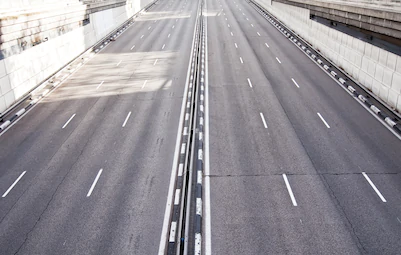
#> input picture data/road1.png, 401 x 255 px
$ jupyter execute 'L12_Hough Line Transform.ipynb'
#> lines starting #> are read from the running program, lines starting #| are printed output that depends on the picture; after the words box and inside, x2 and y2 are one past the last pixel; in counts of white or black regions, pixels touching at a corner belong together
[cell 1]
import numpy as np
import cv2
import matplotlib.pyplot as plt

[cell 2]
#HoughLines
img = cv2.imread('data/road1.png',1)
#> img is the input picture: shape (255, 401, 3); mean B, G, R 152.8, 147, 150.8
gray = cv2.imread('data/road1.png',0)
#> gray: shape (255, 401); min 0, max 255, mean 148.8
blur = cv2.GaussianBlur(gray,(5,5),0)
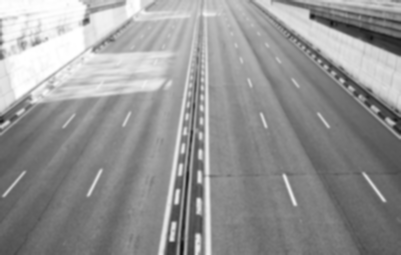
#> blur: shape (255, 401); min 21, max 255, mean 148.9
edges = cv2.Canny(blur, 50, 150, apertureSize=3)
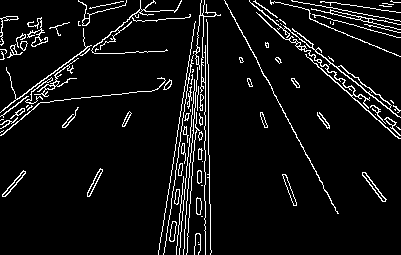
#> edges: shape (255, 401); 6.8% white in thin lines or dots
cv2.imshow('edges', edges)
lines = cv2.HoughLines(edges, 1, np.pi / 180, 200)
#> lines = [[-198, 2.65]]

for line in lines:
    rho,theta = line[0]
    a = np.cos(theta)
    b = np.sin(theta)
    x0 = a * rho
    y0 = b * rho
    # x1 stores the rounded off value of (r * cos(theta) - 1000 * sin(theta))
    x1 = int(x0 + 1000 * (-b))
    # y1 stores the rounded off value of (r * sin(theta)+ 1000 * cos(theta))
    y1 = int(y0 + 1000 * (a))
    # x2 stores the rounded off value of (r * cos(theta)+ 1000 * sin(theta))
    x2 = int(x0 - 1000 * (-b))
    # y2 stores the rounded off value of (r * sin(theta)- 1000 * cos(theta))
    y2 = int(y0 - 1000 * (a))
    cv2.line(img, (x1, y1), (x2, y2), (0, 0, 255), 2)
#> this loop made 1 pass
#> (rho, theta, a, b, x0, y0, x1, y1) on pass 1: (-198, 2.65, -0.883, 0.469, 174.8, -92.96, -294, -975)
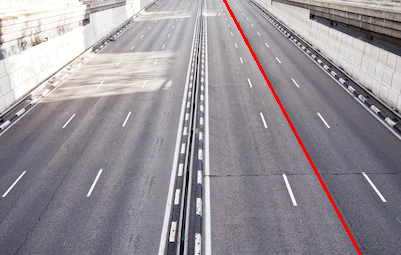
#> img: shape (255, 401, 3); 0.82% of pixels changed, all inside (x1, y1, x2, y2) = (223, 0, 362, 255)


cv2.imshow('image', img)
k = cv2.waitKey(0)
#> (key Esc is pressed here)
cv2.destroyAllWindows()

[cell 3]
#HoughLinesP
img = cv2.imread('data/road1.png',1)
gray = cv2.imread('data/road1.png',0)
#blur = cv2.GaussianBlur(gray,(5,5),0)
edges = cv2.Canny(gray, 150, 255, apertureSize=3)
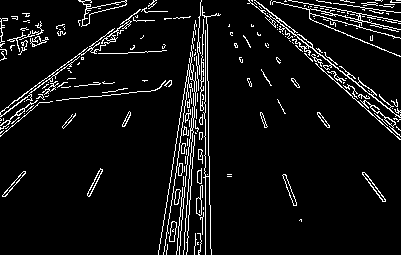
#> edges: shape (255, 401); 6.8% white in thin lines or dots
cv2.imshow('edges', edges)
lines = cv2.HoughLinesP(edges, 1, np.pi / 180, 100, minLineLength=150, maxLineGap = 50)
#> lines = 14 rows, first 6: [207, 16, 211, 254], [205, 254, 205, 16], [159, 249, 195, 21], [0, 112, 153, 0], [248, 3, 399, 139], [186, 254, 203, 12]
for line in lines:
    x1,y1,x2,y2 = line[0]
    cv2.line(img, (x1, y1), (x2, y2), (0, 0, 255), 2)
#> this loop made 14 passes
#> (x1, y1, x2, y2) on passes 1 to 12: (207, 16, 211, 254), (205, 254, 205, 16), (159, 249, 195, 21), (0, 112, 153, 0), (248, 3, 399, 139), (186, 254, 203, 12), (179, 250, 200, 2), (163, 254, 196, 24), (177, 240, 200, 12), (1, 30, 400, 2), (194, 254, 202, 14), (184, 232, 199, 50)
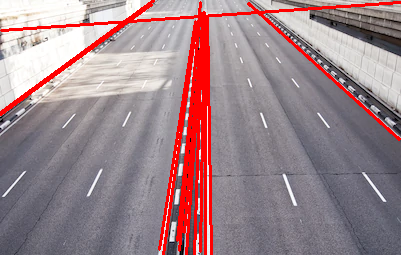
#> img: shape (255, 401, 3); 8.51% of pixels changed, all inside (x1, y1, x2, y2) = (0, 0, 401, 255)


cv2.imshow('image', img)
k = cv2.waitKey(0)
#> (key Esc is pressed here)
cv2.destroyAllWindows()

$ run again, with data/dolphin.png copied over data/road1.png
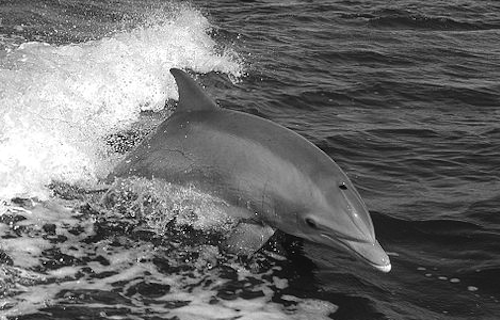
#> input picture data/dolphin.png, 500 x 320 px
#> img is the input picture: shape (320, 500, 3); min 0, max 255, mean 109.1
#> `edges = cv2.Canny(blur, 50, 150, apertureSize=3)`:
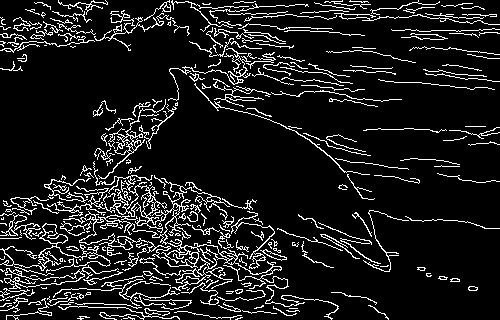
#> edges: shape (320, 500); 10.9% white in thin lines or dots
#> `lines = cv2.HoughLines(edges, 1, np.pi / 180, 200)`: lines = None
#> `lines = cv2.HoughLinesP(edges, 1, np.pi / 180, 100, minLineLength=150,..`: lines = 48 rows, first 6: [0, 14, 495, 14], [1, 280, 278, 3], [0, 30, 483, 30], [1, 297, 296, 2], [0, 43, 495, 0], [0, 306, 302, 4]
#> the loop `for line in lines:` made 48 passes
#> after the loop `for line in lines:`:
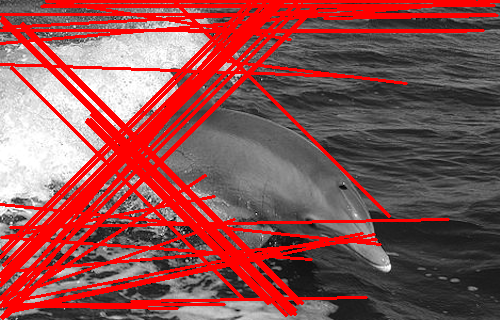
#> img: shape (320, 500, 3); mean B, G, R 78.5, 78.5, 144.4

$ run again, with data/fruit.png copied over data/road1.png
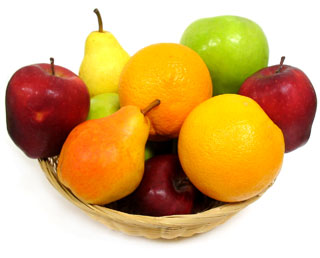
#> input picture data/fruit.png, 320 x 258 px
#> img is the input picture: shape (258, 320, 3); mean B, G, R 119.7, 178.6, 216.9
#> `edges = cv2.Canny(blur, 50, 150, apertureSize=3)`:
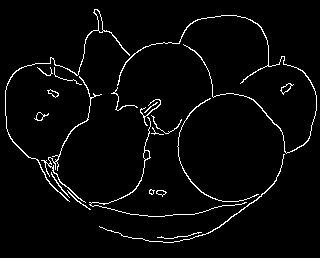
#> edges: shape (258, 320); 3.4% white in thin lines or dots, all inside (x1, y1, x2, y2) = (5, 9, 317, 243)
#> lines = None
#> `edges = cv2.Canny(gray, 150, 255, apertureSize=3)`:
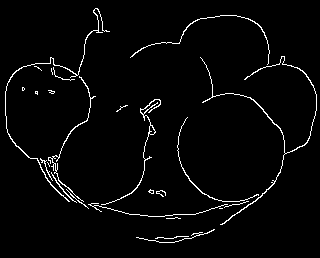
#> edges: shape (258, 320); 2.9% white in thin lines or dots, all inside (x1, y1, x2, y2) = (5, 8, 317, 243)
